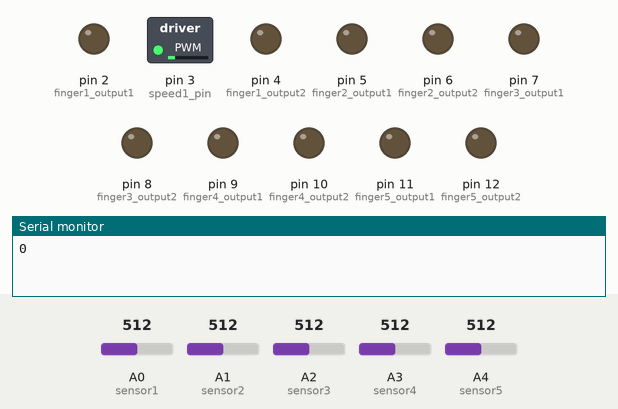
A sketch run on a simulated Arduino Uno, built with avr-gcc and run on an emulated ATmega328P. Parts: switched loads named in the sketch (green lamp = pin HIGH), output pins drawn as LEDs (lit = HIGH), the last lines printed to the serial monitor. Inputs (shaded band) come from the test bench; at power-on: A0 (sensor1) = 512, A4 (sensor5) = 512, A1 (sensor2) = 512, A2 (sensor3) = 512, A3 (sensor4) = 512.

Above: at 1.8 s.
1.9 s: A0 (sensor1) set to 716
At 2.7 s:
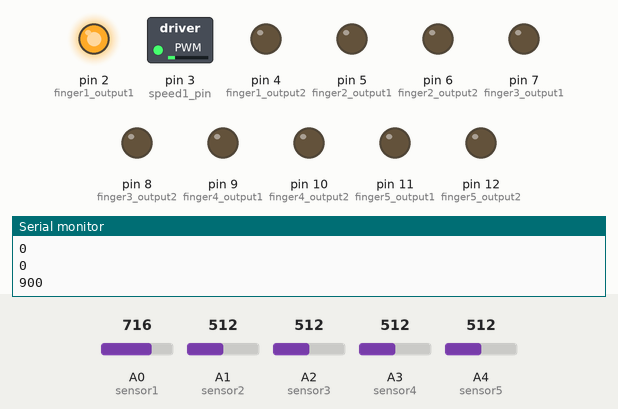
4.4 s: A4 (sensor5) set to 716
At 5.4 s:
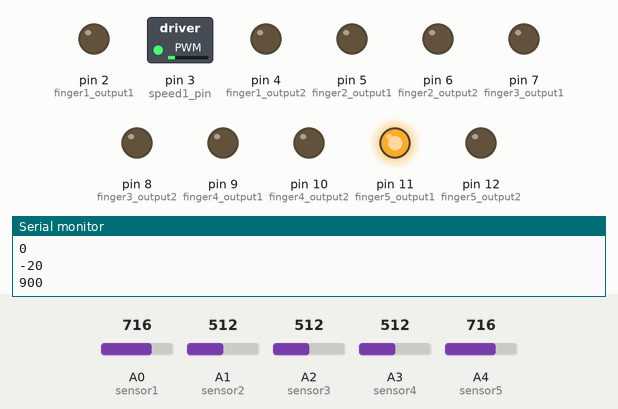
7.3 s: A1 (sensor2) set to 992
At 9.0 s:
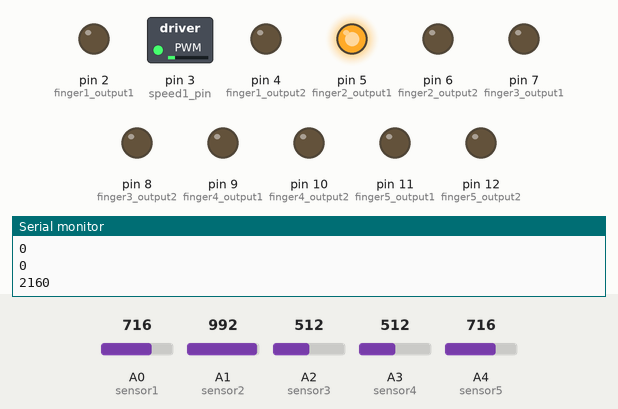
10.3 s: A2 (sensor3) set to 716
At 11.6 s:
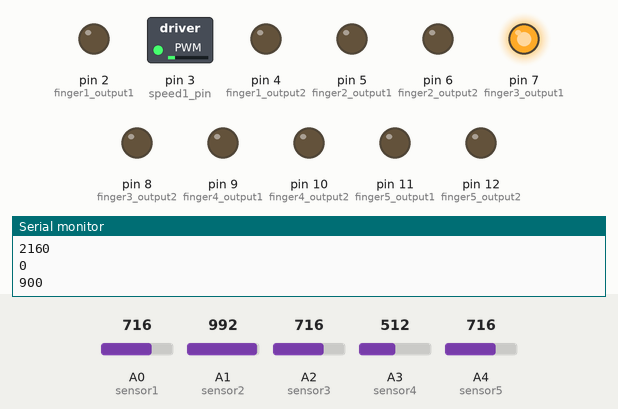
13.3 s: A3 (sensor4) set to 716
At 14.5 s:
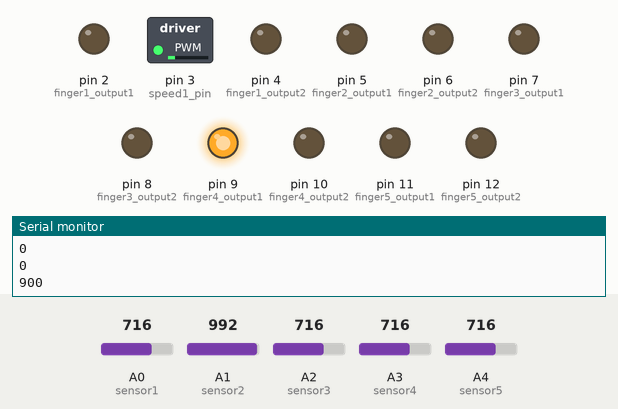
16.2 s: A1 (sensor2) set to 716
At 17.1 s:
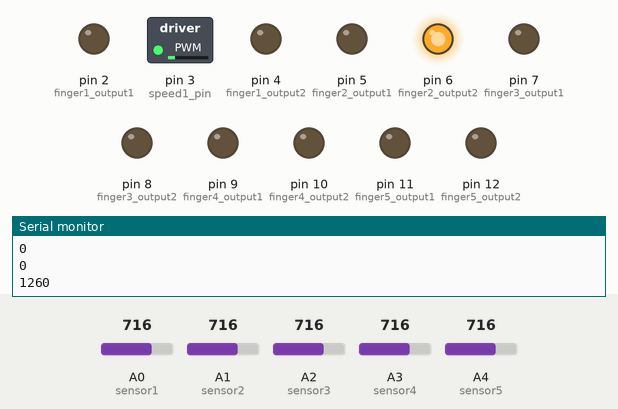
Timing chart, 0 to 19.5 s (numbered marks = the images above; inputs shaded):
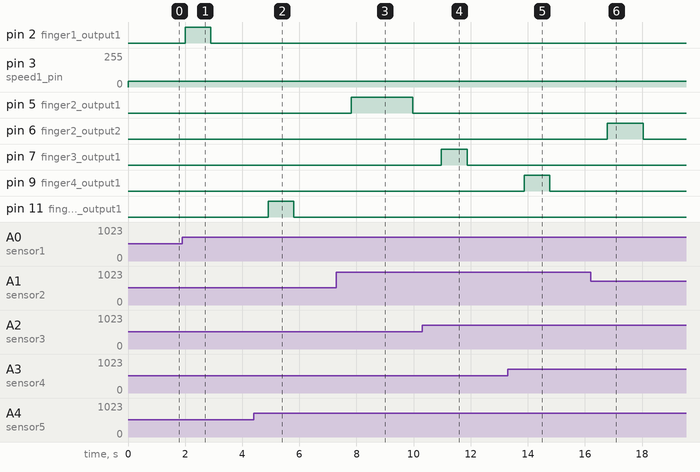

Measured:
- after the input at 1.9 s, pin 2 (finger1_output1): LOW → HIGH after 0.10 s, → LOW 0.90 s later
- after the input at 4.4 s, pin 11 (finger5_output1): LOW → HIGH after 0.51 s, → LOW 0.90 s later
- after the input at 7.3 s, pin 5 (finger2_output1): LOW → HIGH after 0.51 s, → LOW 2.2 s later
- after the input at 10.3 s, pin 7 (finger3_output1): LOW → HIGH after 0.67 s, → LOW 0.90 s later
- after the input at 13.3 s, pin 9 (finger4_output1): LOW → HIGH after 0.58 s, → LOW 0.90 s later
- after the input at 16.2 s, pin 6 (finger2_output2): LOW → HIGH after 0.58 s, → LOW 1.3 s later

The sketch:

tcc_mark_2.ino
```cpp
//saída analógica para definir a velocidade de rotação do motor
int speed1_pin = 3;

//saídas digitais para controle de direção do motor
int finger1_output1 = 2;
int finger1_output2 = 4;

int finger2_output1 = 5;
int finger2_output2 = 6;

int finger3_output1 = 7;
int finger3_output2 = 8;

int finger4_output1 = 9;
int finger4_output2 = 10;

int finger5_output1 = 11;
int finger5_output2 = 12;

//entrada analógica do sensor flexível
int sensor1 = A0;
int sensor2 = A1;
int sensor3 = A2;
int sensor4 = A3;
int sensor5 = A4;

//variável referente a posição inicial do sensor
int sensor1pos1 = 0;
int sensor2pos1 = 0;
int sensor3pos1 = 0;
int sensor4pos1 = 0;
int sensor5pos1 = 0;

//variável referente a posição final do sensor
int sensor1pos2 = 0;
int sensor2pos2 = 0;
int sensor3pos2 = 0;
int sensor4pos2 = 0;
int sensor5pos2 = 0;

//diferença entre a posição final e inicial do sensor
int move1 = 0;
int move2 = 0;
int move3 = 0;
int move4 = 0;
int move5 = 0;

//variável que retorna a diferença entre as posições do sensor
//multiplicada pelo fator de multiplicação int force
int steps = 0;

//definir a potência do movimento:
int force = 45;
//definir a sensibilidade mínima do movimento:
int sense = 10;

void setup()
{
//pinos dos motores
pinMode(speed1_pin, OUTPUT);

pinMode(finger1_output1, OUTPUT);
pinMode(finger1_output2, OUTPUT);

pinMode(finger2_output1, OUTPUT);
pinMode(finger2_output2, OUTPUT);

pinMode(finger3_output1, OUTPUT);
pinMode(finger3_output2, OUTPUT);

pinMode(finger4_output1, OUTPUT);
pinMode(finger4_output2, OUTPUT);

pinMode(finger5_output1, OUTPUT);
pinMode(finger5_output2, OUTPUT);

Serial.begin(9600);

//pinos dos sensores
pinMode(sensor1, INPUT);
pinMode(sensor2, INPUT);
pinMode(sensor3, INPUT);
pinMode(sensor4, INPUT);
pinMode(sensor5, INPUT);
}

void loop()
{
analogWrite(speed1_pin, 300);

sensor1pos1 = map(analogRead(sensor1), 14, 1020, 0, 100);
sensor2pos1 = map(analogRead(sensor2), 14, 1020, 0, 100);
sensor3pos1 = map(analogRead(sensor3), 14, 1020, 0, 100);
sensor4pos1 = map(analogRead(sensor4), 14, 1020, 0, 100);
sensor5pos1 = map(analogRead(sensor5), 14, 1020, 0, 100);

delay(1000);
sensor1pos2 = map(analogRead(sensor1), 14, 1020, 0, 100);
sensor2pos2 = map(analogRead(sensor2), 14, 1020, 0, 100);
sensor3pos2 = map(analogRead(sensor3), 14, 1020, 0, 100);
sensor4pos2 = map(analogRead(sensor4), 14, 1020, 0, 100);
sensor5pos2 = map(analogRead(sensor5), 14, 1020, 0, 100);


//move é a diferença de posição
move1 = sensor1pos1 - sensor1pos2;
move2 = sensor2pos1 - sensor2pos2;
move3 = sensor3pos1 - sensor3pos2;
move4 = sensor4pos1 - sensor4pos2;
move5 = sensor5pos1 - sensor5pos2;

Serial.println(move5);

  if (move1 > sense || move1 < -sense){
      if (move1 < 0){
          steps = move1 * -force;
          Serial.println(steps);
          digitalWrite(finger1_output1, HIGH);
          digitalWrite(finger1_output2, LOW);
          delay(steps);
          digitalWrite(finger1_output1, LOW);
          digitalWrite(finger1_output2, LOW);
      }
      if (move1 > 0){
          steps = move1 * force;
          Serial.println(steps);
          digitalWrite(finger1_output1, LOW);
          digitalWrite(finger1_output2, HIGH);
          delay(steps);
          digitalWrite(finger1_output1, LOW);
          digitalWrite(finger1_output2, LOW);
      }
  }
  if (move2 > sense || move2 < -sense){
      if (move2 < 0){
          steps = move2 * -force;
          Serial.println(steps);
          digitalWrite(finger2_output1, HIGH);
          digitalWrite(finger2_output2, LOW);
          delay(steps);
          digitalWrite(finger2_output1, LOW);
          digitalWrite(finger2_output2, LOW);
      }
      if (move2 > 0){
          steps = move2 * force;
          Serial.println(steps);
          digitalWrite(finger2_output1, LOW);
          digitalWrite(finger2_output2, HIGH);
          delay(steps);
          digitalWrite(finger2_output1, LOW);
          digitalWrite(finger2_output2, LOW);
      }
  }
  if (move3 > sense || move3 < -sense){
      if (move3 < 0){
          steps = move3 * -force;
          Serial.println(steps);
          digitalWrite(finger3_output1, HIGH);
          digitalWrite(finger3_output2, LOW);
          delay(steps);
          digitalWrite(finger3_output1, LOW);
          digitalWrite(finger3_output2, LOW);
      }
      if (move3 > 0){
          steps = move3 * force;
          Serial.println(steps);
          digitalWrite(finger3_output1, LOW);
          digitalWrite(finger3_output2, HIGH);
          delay(steps);
          digitalWrite(finger3_output1, LOW);
          digitalWrite(finger3_output2, LOW);
      }
  }
  if (move4 > sense || move4 < -sense){
      if (move4 < 0){
          steps = move4 * -force;
          Serial.println(steps);
          digitalWrite(finger4_output1, HIGH);
          digitalWrite(finger4_output2, LOW);
          delay(steps);
          digitalWrite(finger4_output1, LOW);
          digitalWrite(finger4_output2, LOW);
      }
      if (move4 > 0){
          steps = move4 * force;
          Serial.println(steps);
          digitalWrite(finger4_output1, LOW);
          digitalWrite(finger4_output2, HIGH);
          delay(steps);
          digitalWrite(finger4_output1, LOW);
          digitalWrite(finger4_output2, LOW);
      }
  }
  if (move5 > sense || move5 < -sense){
      if (move5 < 0){
          steps = move5 * -force;
          Serial.println(steps);
          digitalWrite(finger5_output1, HIGH);
          digitalWrite(finger5_output2, LOW);
          delay(steps);
          digitalWrite(finger5_output1, LOW);
          digitalWrite(finger5_output2, LOW);
      }
      if (move5 > 0){
          steps = move5 * force;
          Serial.println(steps);
          digitalWrite(finger5_output1, LOW);
          digitalWrite(finger5_output2, HIGH);
          delay(steps);
          digitalWrite(finger5_output1, LOW);
          digitalWrite(finger5_output2, LOW);
      }
  }
}
```
